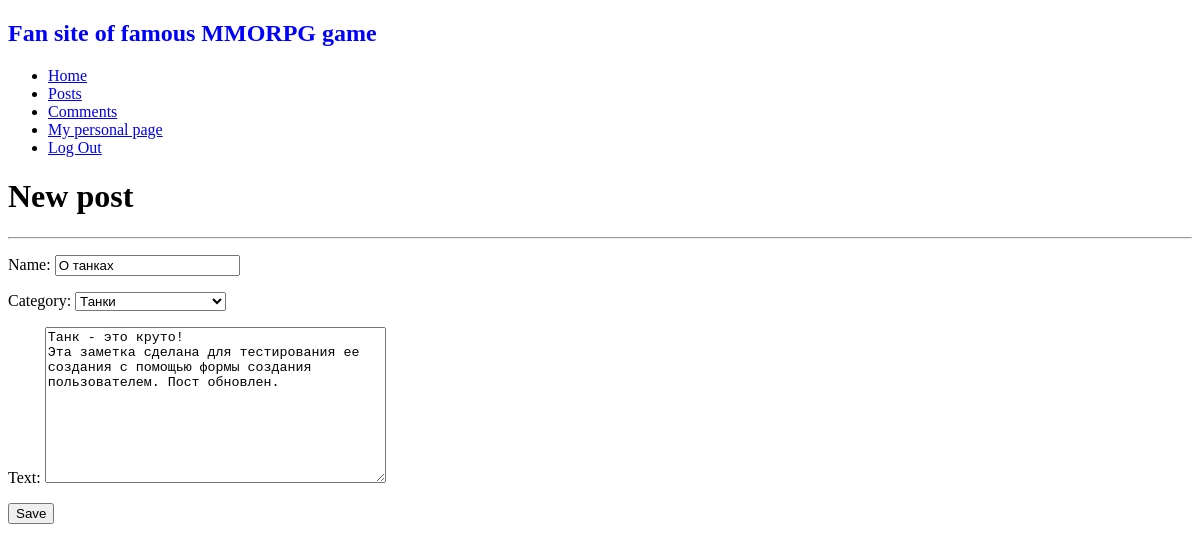
Before: /noticeboard/2/update/ (signed in) with the older database file.
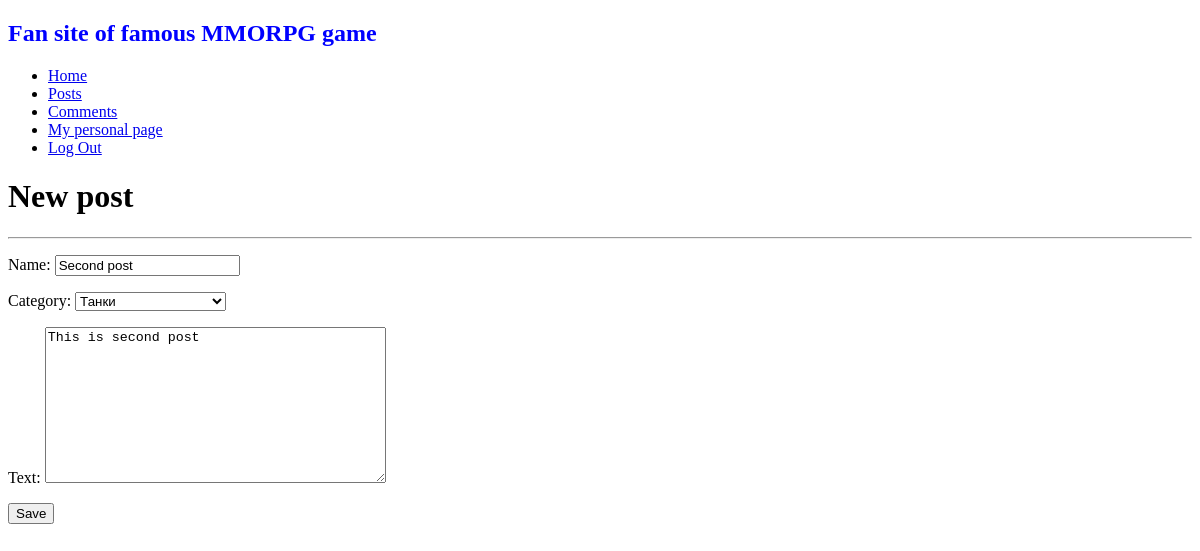
After: the same page with the newer database file.
### noticeboard_app/models.py (models this page shows, shortened)
class Post(models.Model):
    name = models.CharField(max_length = 255)
    category = models.CharField(max_length = 20, choices = POSTCATEGORY, default = 'other')
    text = RichTextField()
    author = models.ForeignKey(User, on_delete = models.CASCADE)
    date = models.DateField(auto_now_add = True)

### noticeboard_app/views.py (the view)
# urls.py: path('<int:pk>/update/', PostUpdate.as_view(), name='post_update'),
class PostUpdate(LoginRequiredMixin, UpdateView):
    raise_exception = True
    form_class = PostForm
    model = Post
    template_name = 'post_edit.html'

### noticeboard_app/forms.py
class PostForm(forms.ModelForm):
   class Meta:
       model = Post
       fields = ['name', 'category', 'text']

### templates/post_edit.html (shortened to what this page needs)
{% extends "base.html" %}
{% block content %}
<h1>New post</h1>
<hr>
<form action="" method="post">
    {{ form.as_p }}
    <input type="submit" value="Save" />
</form>
{% endblock content %}

Changed rows visible on the page:
changed Post "Танки": name "О танках" → "Second post"; text "Танк - это круто! Эта заметка сделана для тестирования ее создания с помощью формы создания пользователем. Пост обновлен." → "This is second post"
